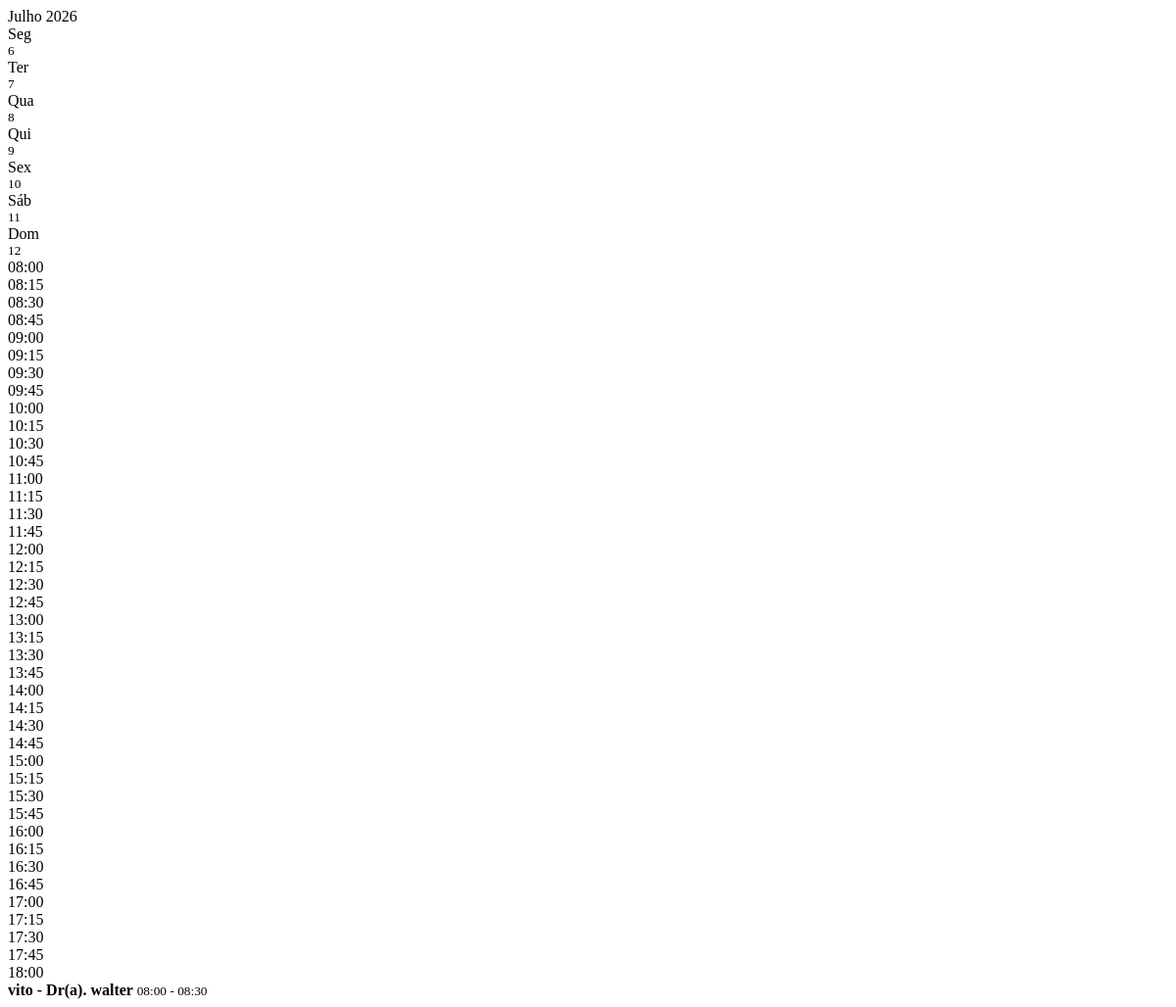
The app's page /agenda/parcial/ (signed in), older data.
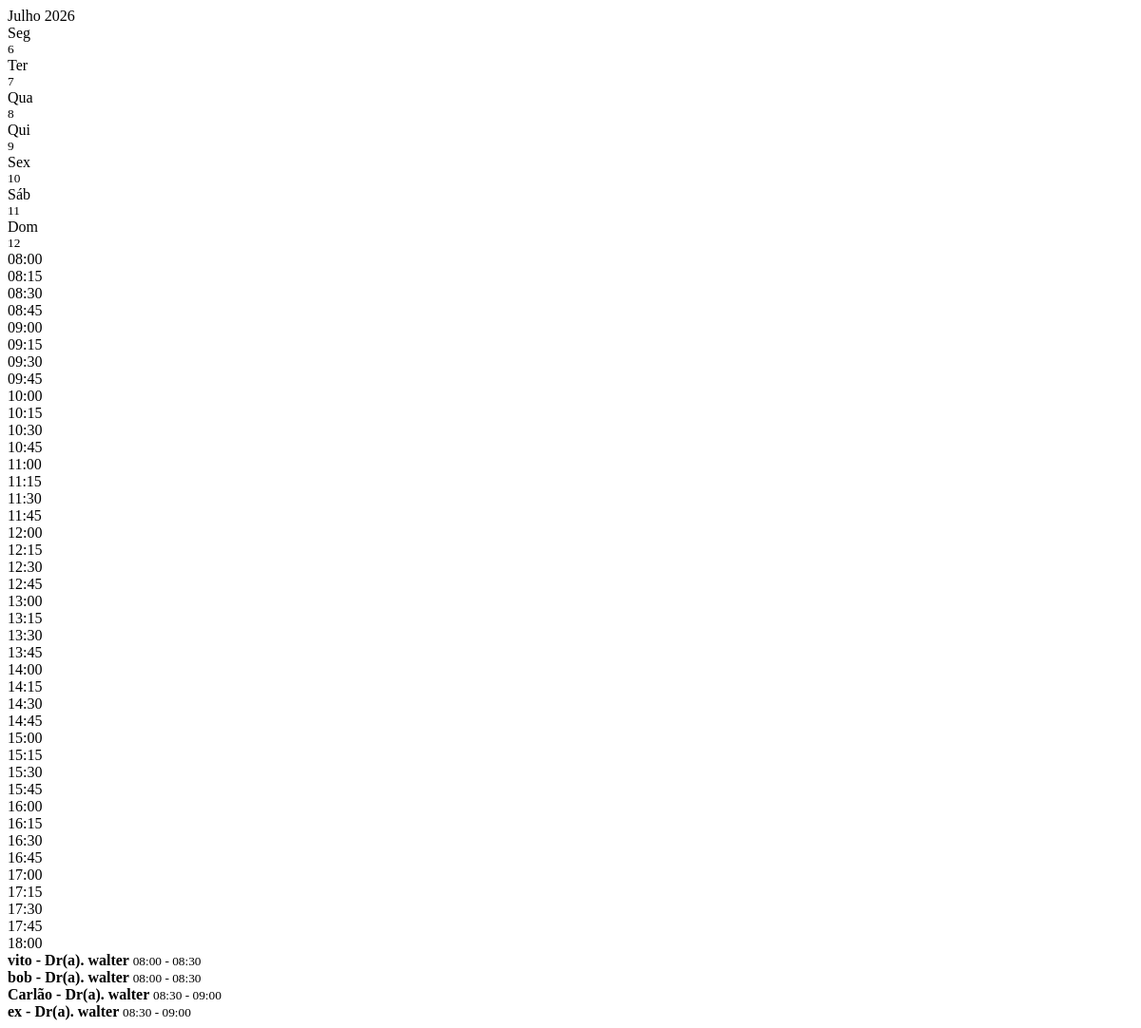
The same page, newer data.
### Clinica_Sorriso/models.py (models this page shows, shortened)
class Agendamento(models.Model):
    TIPO_CHOICES = (
        ("consulta", "Consulta"),
        ("retorno", "Retorno"),
    )
    STATUS_CHOICES = (
        ("pendente", "Pendente"),
        ("confirmado", "Confirmado"),
        ("atendido", "Atendido"),
        ("cancelado", "Cancelado"),
        ("retorno", "Retorno"),
    )
    paciente = models.ForeignKey(
        Paciente,
        on_delete=models.CASCADE,
        related_name="agendamentos"
    )
    profissional = models.ForeignKey(
        Profissional,
        on_delete=models.CASCADE
    )
    etiqueta = models.ForeignKey(
        "Etiqueta",
        on_delete=models.SET_NULL,
        null=True,
        blank=True,
        related_name="agendamentos",
        verbose_name="Etiqueta"
    )
    data = models.DateField()
    hora_inicio = models.TimeField()
    hora_fim = models.TimeField()
    tipo = models.CharField(
        max_length=20,
        choices=TIPO_CHOICES,
        default="consulta"
    )
    status = models.CharField(
        max_length=20,
        choices=STATUS_CHOICES,
        default="pendente"
    )
    observacoes = models.TextField(
        blank=True,
        null=True
    )

class Paciente(models.Model):
    nome = models.CharField(max_length=100, unique=True)
    telefone = models.CharField(max_length=20, blank=True)
    email = models.EmailField(blank=True)
    def __str__(self):
        return self.nome

class Profissional(models.Model):
    nome = models.CharField(max_length=100)
    def __str__(self):
        return self.nome

### Clinica_Sorriso/views.py (the view)
# urls.py: path("agenda/parcial/", views.agenda_parcial, name="agenda_parcial"),
@login_required
def agenda_parcial(request):
    semana = int(request.GET.get("semana", 0))
    data_str = request.GET.get("data")
    profissional_id = request.GET.get("profissional") or ""
    if data_str:
        data_base = datetime.strptime(data_str, "%Y-%m-%d").date()
    else:
        data_base = date.today() + timedelta(weeks=semana)
    inicio_semana = data_base - timedelta(days=data_base.weekday())
    fim_semana = inicio_semana + timedelta(days=6)
    profissionais = (
        Profissional.objects
        .all()
        .order_by("nome")
    )
    profissional_selecionado = None
    if profissional_id:
        profissional_selecionado = (
            profissionais
            .filter(id=profissional_id)
            .first()
        )
    horas = gerar_horas()
    nomes_dias = ["Seg", "Ter", "Qua", "Qui", "Sex", "Sáb", "Dom"]
    dias = []
    for i in range(7):
        dia = inicio_semana + timedelta(days=i)
        dias.append({
            "data": dia,
            "nome": nomes_dias[dia.weekday()],
            "num": dia.day,
        })
    agendamentos = (
        Agendamento.objects
        .select_related("paciente", "profissional")
        .filter(data__range=[inicio_semana, fim_semana])
    )
    if profissional_id:
        agendamentos = agendamentos.filter(profissional_id=profissional_id)
    agendamentos = preparar_agendamentos_grid(agendamentos, horas)
    return render(
        request,
        "Clinica_Sorriso/agenda/agenda_parcial.html",
        {
            "horas": horas,
            "dias": dias,
            "today": date.today(),
            "agendamentos": agendamentos,
            "semana": semana,
            "data_base": data_base,
            "inicio_expediente": "08:00",
            "fim_expediente": "18:00",
            "profissionais": profissionais,
            "profissional_id": profissional_id,
            "profissional_selecionado": profissional_selecionado,
        }
    )

### Clinica_Sorriso/verificador_de_usuario.py (called while the page is built)
def user_roles(request):
    user = request.user
    return {
        "is_admin": user.is_authenticated and (
            user.is_superuser or user.groups.filter(name="Administrador").exists()
        ),
        "is_medico": user.is_authenticated and user.groups.filter(name="Medico").exists(),
        "is_recepcionista": user.is_authenticated and user.groups.filter(name="Recepcionista").exists(),
    }

### Clinica_Sorriso/views.py (called while the page is built)
def gerar_horas():
    horas = []
    for h in range(8, 19):
        horas.append({
            "valor": f"{h:02}:00",
            "cheia": True,
            "fechado": False,
        })
        if h < 18:
            for minuto in ("15", "30", "45"):
                horas.append({
                    "valor": f"{h:02}:{minuto}",
                    "cheia": False,
                    "fechado": False,
                })
    return horas

### Clinica_Sorriso/templates/Clinica_Sorriso/agenda/agenda_parcial.html (shortened to what this page needs)
<span id="labelDataAtual">
    {{ dias.0.data|date:"F Y" }}
</span>
<div class="agenda-wrapper">
    <div class="agenda-header">
        <div>
            {% for dia in dias %}
                <div class="{% if dia.data == today %}dia-hoje{% endif %}">
                    {{ dia.nome }}<br>
                    <small>{{ dia.num }}</small>
                </div>
            {% endfor %}
        </div>
        <div class="agenda-body">
            {% for hora in horas %}
                <div class="hora {% if hora.cheia %}hora-cheia-label{% endif %}"
                    style="grid-column: 1; grid-row: {{ forloop.counter|add:1 }};">
                    {{ hora.valor }}
                </div>
            {% endfor %}
        {% for ag in agendamentos %}
            <div class="agendamento status-{{ ag.status }}"
                data-id="{{ ag.id }}"
                style="grid-column: {{ ag.grid_col }}; grid-row: {{ ag.grid_row }} / span {{ ag.grid_span }};"
                onclick="event.stopPropagation(); abrirDetalhesAgendamento({{ ag.id }});">
                <strong>
                    {{ ag.paciente }}
                    {% if not profissional_id and ag.profissional %}
                        - Dr(a). {{ ag.profissional }}
                    {% endif %}
                </strong>
                <small>{{ ag.hora_inicio|time:"H:i" }} - {{ ag.hora_fim|time:"H:i" }}</small>
            </div>
        {% endfor %}
    </div>
</div>

Row changes from the older to the newer data that the page shows:
added Agendamento: paciente "bob", profissional "walter", hora_inicio "08:00", hora_fim "08:30"
added Agendamento: paciente "Carlão", profissional "walter", hora_inicio "08:30", hora_fim "09:00"
added Agendamento: paciente "ex", profissional "walter", hora_inicio "08:30", hora_fim "09:00"
